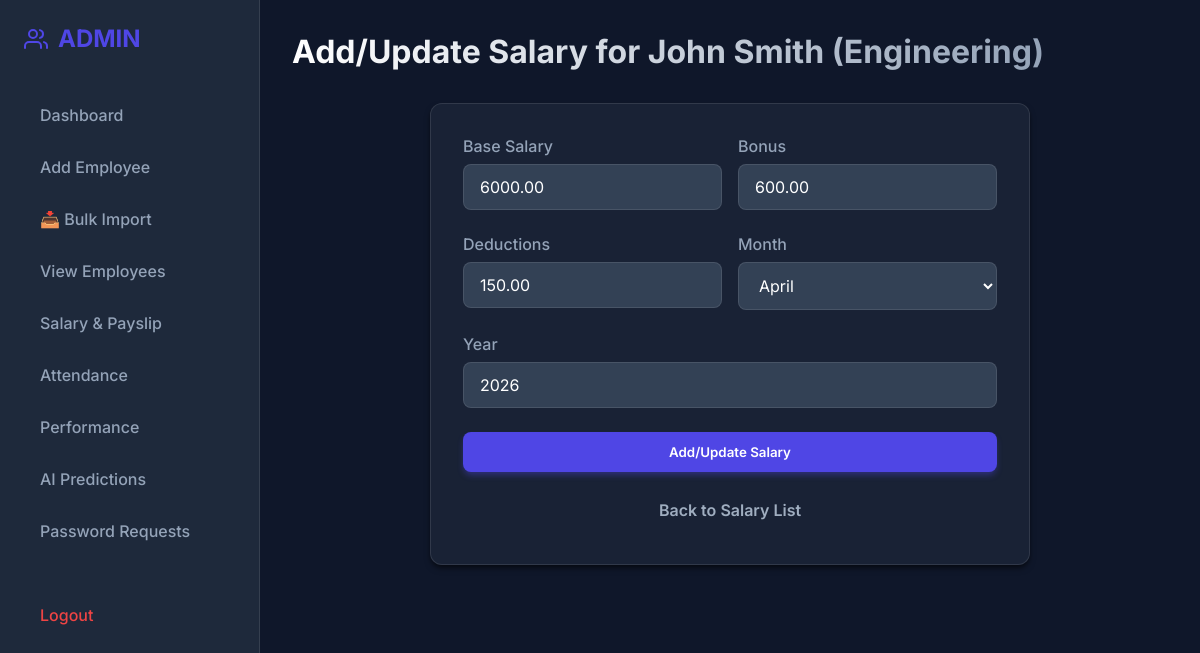
The app's page /admin/add_salary.php?id=1 (signed in) with its own data.
### tables this page shows
CREATE TABLE IF NOT EXISTS employees (
    id INT AUTO_INCREMENT PRIMARY KEY,
    employee_id VARCHAR(10) NOT NULL UNIQUE,
    first_name VARCHAR(50) NOT NULL,
    last_name VARCHAR(50) NOT NULL,
    email VARCHAR(100) NOT NULL UNIQUE,
    password VARCHAR(255) NOT NULL,
    department VARCHAR(50) NOT NULL,
    job_role VARCHAR(50) NOT NULL,
    date_joined DATE NOT NULL,
    status VARCHAR(255) NOT NULL,
    age INT,
    years_at_company DECIMAL(5, 2),
    job_satisfaction INT,
    has_left VARCHAR(10) NOT NULL,
    left_date DATE
);

CREATE TABLE IF NOT EXISTS salary (
    id INT AUTO_INCREMENT PRIMARY KEY,
    employee_id INT NOT NULL,
    base_salary DECIMAL(10, 2) NOT NULL,
    bonus DECIMAL(10, 2) DEFAULT 0,
    deductions DECIMAL(10, 2) DEFAULT 0,
    net_salary DECIMAL(10, 2) NOT NULL,
    month VARCHAR(20) NOT NULL,
    year INT NOT NULL,
    FOREIGN KEY (employee_id) REFERENCES employees(id) ON DELETE CASCADE
);

### admin/add_salary.php (the view, shortened to what this page needs)
<?php
require '../php/db.php';
$employee_id = filter_input(INPUT_GET, 'id', FILTER_VALIDATE_INT);
$stmt = $pdo->prepare("SELECT first_name, last_name, department FROM employees WHERE id = ?");
$stmt->execute([$employee_id]);
$employee = $stmt->fetch();
$stmt_sal = $pdo->prepare("SELECT * FROM salary WHERE employee_id = ? ORDER BY year DESC, id DESC LIMIT 1");
$stmt_sal->execute([$employee_id]);
$current_salary = $stmt_sal->fetch();
?>
<!DOCTYPE html>
<html lang="en">
<head>
    <link rel="stylesheet" href="../css/style.css">
</head>
<body>
    <div class="app-container">
        <?php include '../php/sidebar.php'; ?>
        <main class="main-content">
            <header>
                <h1 class="page-title">Add/Update Salary for <?= htmlspecialchars($employee['first_name'] . ' ' . $employee['last_name']) ?> (<?= htmlspecialchars($employee['department']) ?>)</h1>
            </header>
            <div class="glass-panel form-container animate-fade-in">
                <form method="POST" action="">
                    <div style="display: grid; grid-template-columns: 1fr 1fr; gap: 1rem;">
                        <div class="form-group">
                            <label>Base Salary</label>
                            <input type="number" step="0.01" name="base_salary" class="form-control" value="<?= htmlspecialchars($current_salary['base_salary'] ?? '') ?>" required>
                        </div>
                        <div class="form-group">
                            <label>Bonus</label>
                            <input type="number" step="0.01" name="bonus" class="form-control" value="<?= htmlspecialchars($current_salary['bonus'] ?? '0') ?>">
                        </div>
                    </div>
                    <div style="display: grid; grid-template-columns: 1fr 1fr; gap: 1rem;">
                        <div class="form-group">
                            <label>Deductions</label>
                            <input type="number" step="0.01" name="deductions" class="form-control" value="<?= htmlspecialchars($current_salary['deductions'] ?? '0') ?>">
                        </div>
                        <div class="form-group">
                            <label>Month</label>
                            <select name="month" class="form-control" required>
                                <?php
                                $months = ['January', 'February', 'March', 'April', 'May', 'June', 'July', 'August', 'September', 'October', 'November', 'December'];
                                $currentMonth = $current_salary['month'] ?? date('F');
                                foreach ($months as $m) {
                                    $selected = ($m === $currentMonth) ? 'selected' : '';
                                    echo "<option value=\"$m\" $selected>$m</option>";
                                }
                                ?>
                            </select>
                        </div>
                    </div>
                    <div class="form-group">
                        <label>Year</label>
                        <input type="number" name="year" class="form-control" value="<?= htmlspecialchars($current_salary['year'] ?? date('Y')) ?>" required>
                    </div>
                    <button type="submit" class="btn btn-primary" style="width: 100%;">Add/Update Salary</button>
                    <a href="salary.php" class="btn" style="display: block; text-align: center; margin-top: 1rem; color: #a0aec0; text-decoration: none;">Back to Salary List</a>
                </form>
            </div>
        </main>
    </div>
</body>
</html>

### css/style.css (style rules this page uses)
:root { --primary: #4F46E5; --primary-hover: #4338CA; --secondary: #10B981; --background: #0F172A; --surface: #1E293B; --surface-light: #334155; --text-main: #F8FAFC; --text-muted: #94A3B8; --danger: #EF4444; --warning: #F59E0B; --border: rgba(255, 255, 255, 0.1); --glass: rgba(30, 41, 59, 0.7); --shadow: 0 4px 6px -1px rgba(0, 0, 0, 0.5), 0 2px 4px -1px rgba(0, 0, 0, 0.3); }
* { margin: 0; padding: 0; box-sizing: border-box; font-family: 'Inter', sans-serif; }
body { background-color: var(--background); color: var(--text-main); min-height: 100vh; display: flex; flex-direction: column; }
.glass-panel { background: var(--glass); backdrop-filter: blur(12px); -webkit-backdrop-filter: blur(12px); border: 1px solid var(--border); border-radius: 12px; box-shadow: var(--shadow); }
.app-container { display: flex; min-height: 100vh; }
.main-content { flex: 1; padding: 2rem; overflow-y: auto; }
header { display: flex; justify-content: space-between; align-items: center; margin-bottom: 2rem; }
.page-title { font-size: 2rem; font-weight: 700; background: linear-gradient(to right, #fff, #94A3B8); -webkit-background-clip: text; -webkit-text-fill-color: transparent; }
.form-container { max-width: 600px; margin: 0 auto; padding: 2rem; }
.form-group { margin-bottom: 1.5rem; }
.form-group label { display: block; margin-bottom: 0.5rem; font-weight: 500; color: var(--text-muted); }
.form-control { width: 100%; padding: 0.75rem 1rem; background: var(--surface-light); border: 1px solid var(--border); border-radius: 8px; color: white; font-size: 1rem; transition: all 0.2s; }
.btn { display: inline-flex; align-items: center; justify-content: center; padding: 0.75rem 1.5rem; border-radius: 8px; font-weight: 600; cursor: pointer; transition: all 0.2s; border: none; text-decoration: none; gap: 8px; }
.btn-primary { background: var(--primary); color: white; box-shadow: 0 4px 6px -1px rgba(79, 70, 229, 0.4); }
.animate-fade-in { animation: fadeIn 0.4s ease forwards; }

### records on screen
employees: first_name+last_name "John Smith", department "Engineering"
salary: base_salary "6000.00", bonus "600.00", deductions "150.00", year "2026"

### other values on screen
form field month "April"
